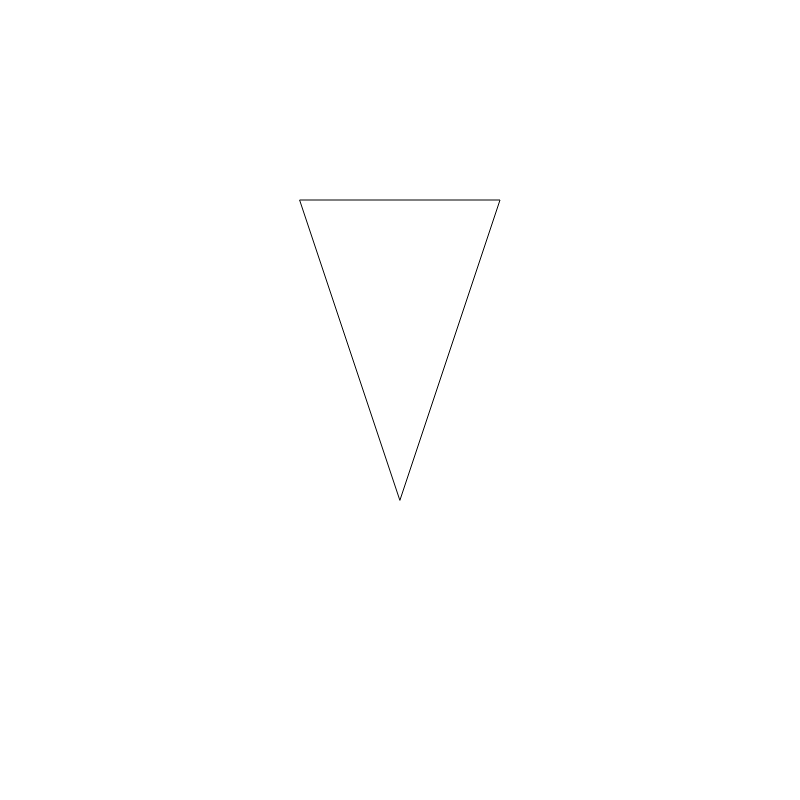
Frame 1 (no input)
Frame 60 (no input): identical to frame 1, image omitted
Frame 120 (the mouse pressed at the canvas centre since frame 60): identical to frame 1, image omitted

The p5.js sketch that drew this single still picture (run headless with seeded random() and noise() and a simulated clock; from frame 60 on, the mouse is pressed at the canvas centre):

// p5.js sketch
// ── sketch.js
function setup() {
	createCanvas (800, 800);
	triangle (300, 200, 500, 200, 400, 500);
}

function draw() {
  // put drawing code here
}
